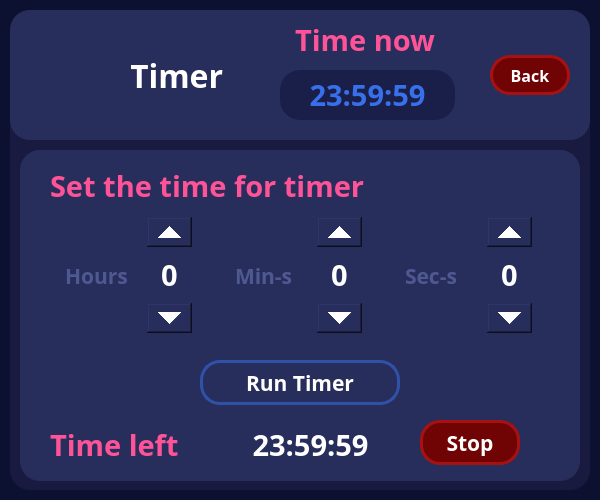
<?xml version="1.0" encoding="UTF-8"?>
<ui version="4.0">
 <class>Win1Timer</class>
 <widget class="QMainWindow" name="Win1Timer">
  <property name="geometry">
   <rect>
    <x>0</x>
    <y>0</y>
    <width>600</width>
    <height>500</height>
   </rect>
  </property>
  <property name="minimumSize">
   <size>
    <width>600</width>
    <height>500</height>
   </size>
  </property>
  <property name="maximumSize">
   <size>
    <width>600</width>
    <height>500</height>
   </size>
  </property>
  <property name="windowTitle">
   <string>MainWindow</string>
  </property>
  <property name="autoFillBackground">
   <bool>false</bool>
  </property>
  <property name="styleSheet">
   <string notr="true">background-color: #0d1131;</string>
  </property>
  <widget class="QWidget" name="centralwidget">
   <widget class="QFrame" name="frame_main">
    <property name="geometry">
     <rect>
      <x>10</x>
      <y>10</y>
      <width>580</width>
      <height>480</height>
     </rect>
    </property>
    <property name="styleSheet">
     <string notr="true">background-color: #181b3f;
border-radius: 20</string>
    </property>
    <property name="frameShape">
     <enum>QFrame::StyledPanel</enum>
    </property>
    <property name="frameShadow">
     <enum>QFrame::Raised</enum>
    </property>
    <widget class="QFrame" name="frame_up">
     <property name="geometry">
      <rect>
       <x>0</x>
       <y>0</y>
       <width>580</width>
       <height>130</height>
      </rect>
     </property>
     <property name="styleSheet">
      <string notr="true">background-color: #282e5c;
border-radius: 20</string>
     </property>
     <property name="frameShape">
      <enum>QFrame::StyledPanel</enum>
     </property>
     <property name="frameShadow">
      <enum>QFrame::Raised</enum>
     </property>
     <widget class="QLabel" name="label">
      <property name="geometry">
       <rect>
        <x>120</x>
        <y>45</y>
        <width>101</width>
        <height>41</height>
       </rect>
      </property>
      <property name="font">
       <font>
        <family>Unispace</family>
        <pointsize>24</pointsize>
        <weight>75</weight>
        <bold>true</bold>
       </font>
      </property>
      <property name="styleSheet">
       <string notr="true">color: white</string>
      </property>
      <property name="text">
       <string>Timer</string>
      </property>
     </widget>
     <widget class="QLabel" name="label_2">
      <property name="geometry">
       <rect>
        <x>20</x>
        <y>20</y>
        <width>101</width>
        <height>81</height>
       </rect>
      </property>
      <property name="text">
       <string/>
      </property>
      <property name="pixmap">
       <pixmap>../../Desktop/Python/timer/timer_int_2.png</pixmap>
      </property>
     </widget>
     <widget class="QPushButton" name="back_btn">
      <property name="geometry">
       <rect>
        <x>480</x>
        <y>45</y>
        <width>80</width>
        <height>40</height>
       </rect>
      </property>
      <property name="font">
       <font>
        <family>Unispace</family>
        <pointsize>12</pointsize>
        <weight>75</weight>
        <bold>true</bold>
       </font>
      </property>
      <property name="styleSheet">
       <string notr="true">QPushButton {	
	border: 3px solid #a81111;
	background-color: #700404;
	border-radius: 20;
	color: white;
}

QPushButton:hover {
	background-color: #a81111
}

QPushButton:pressed {
	background-color: #610202;
	border: 3px solid #610202;
}</string>
      </property>
      <property name="text">
       <string>Back</string>
      </property>
     </widget>
     <widget class="QLabel" name="label_3">
      <property name="geometry">
       <rect>
        <x>280</x>
        <y>10</y>
        <width>150</width>
        <height>40</height>
       </rect>
      </property>
      <property name="font">
       <font>
        <family>Unispace</family>
        <pointsize>22</pointsize>
        <weight>75</weight>
        <bold>true</bold>
       </font>
      </property>
      <property name="styleSheet">
       <string notr="true">color: #ff5398</string>
      </property>
      <property name="text">
       <string>Time now</string>
      </property>
      <property name="alignment">
       <set>Qt::AlignCenter</set>
      </property>
     </widget>
     <widget class="QLabel" name="time_label">
      <property name="geometry">
       <rect>
        <x>270</x>
        <y>60</y>
        <width>175</width>
        <height>50</height>
       </rect>
      </property>
      <property name="font">
       <font>
        <family>Unispace</family>
        <pointsize>22</pointsize>
        <weight>75</weight>
        <bold>true</bold>
       </font>
      </property>
      <property name="layoutDirection">
       <enum>Qt::LeftToRight</enum>
      </property>
      <property name="styleSheet">
       <string notr="true">color: #3870ec;
background-color: #1a1f4a</string>
      </property>
      <property name="text">
       <string>23:59:59</string>
      </property>
      <property name="textFormat">
       <enum>Qt::PlainText</enum>
      </property>
      <property name="alignment">
       <set>Qt::AlignCenter</set>
      </property>
     </widget>
    </widget>
    <widget class="QFrame" name="frame_down">
     <property name="geometry">
      <rect>
       <x>10</x>
       <y>140</y>
       <width>560</width>
       <height>331</height>
      </rect>
     </property>
     <property name="font">
      <font>
       <weight>75</weight>
       <bold>true</bold>
      </font>
     </property>
     <property name="styleSheet">
      <string notr="true">background-color: #282e5c;
border-radius: 20</string>
     </property>
     <property name="frameShape">
      <enum>QFrame::StyledPanel</enum>
     </property>
     <property name="frameShadow">
      <enum>QFrame::Raised</enum>
     </property>
     <widget class="QLabel" name="label_4">
      <property name="geometry">
       <rect>
        <x>30</x>
        <y>10</y>
        <width>401</width>
        <height>51</height>
       </rect>
      </property>
      <property name="font">
       <font>
        <family>Unispace</family>
        <pointsize>22</pointsize>
        <weight>75</weight>
        <bold>true</bold>
       </font>
      </property>
      <property name="styleSheet">
       <string notr="true">color: #ff5398</string>
      </property>
      <property name="text">
       <string>Set the time for timer</string>
      </property>
     </widget>
     <widget class="QSpinBox" name="sec_sb">
      <property name="geometry">
       <rect>
        <x>465</x>
        <y>65</y>
        <width>50</width>
        <height>120</height>
       </rect>
      </property>
      <property name="font">
       <font>
        <family>Unispace</family>
        <pointsize>22</pointsize>
        <weight>75</weight>
        <bold>true</bold>
       </font>
      </property>
      <property name="statusTip">
       <string/>
      </property>
      <property name="whatsThis">
       <string/>
      </property>
      <property name="accessibleName">
       <string/>
      </property>
      <property name="accessibleDescription">
       <string/>
      </property>
      <property name="layoutDirection">
       <enum>Qt::LeftToRight</enum>
      </property>
      <property name="styleSheet">
       <string notr="true">QSpinBox
{
	selection-background-color: #282e5c;
	color: white;
    padding-right: 5px;
    padding-left: 5px;
    padding-top: 25px;
    padding-bottom: 25px;
}

QSpinBox::up-button
{
    width:45px;
    height: 30px;
    right: 3px;
    top: 2px;
}

QSpinBox::down-button
{
    width:45px;
    height: 30px;
    right: 3px;
    bottom: 2 px;
}</string>
      </property>
      <property name="inputMethodHints">
       <set>Qt::ImhDigitsOnly</set>
      </property>
      <property name="wrapping">
       <bool>false</bool>
      </property>
      <property name="frame">
       <bool>true</bool>
      </property>
      <property name="alignment">
       <set>Qt::AlignCenter</set>
      </property>
      <property name="readOnly">
       <bool>false</bool>
      </property>
      <property name="buttonSymbols">
       <enum>QAbstractSpinBox::UpDownArrows</enum>
      </property>
      <property name="specialValueText">
       <string/>
      </property>
      <property name="keyboardTracking">
       <bool>true</bool>
      </property>
      <property name="maximum">
       <number>59</number>
      </property>
     </widget>
     <widget class="QPushButton" name="run_btn">
      <property name="geometry">
       <rect>
        <x>180</x>
        <y>210</y>
        <width>200</width>
        <height>45</height>
       </rect>
      </property>
      <property name="font">
       <font>
        <family>Unispace</family>
        <pointsize>16</pointsize>
        <weight>75</weight>
        <bold>true</bold>
       </font>
      </property>
      <property name="styleSheet">
       <string notr="true">QPushButton {	
	border: 3px solid #3051a8;
	border-radius: 20;
	color: white;
}

QPushButton:hover {
	background-color: #3051a8
}

QPushButton:pressed {
	background-color: #3bf3d4
}</string>
      </property>
      <property name="text">
       <string>Run Timer</string>
      </property>
     </widget>
     <widget class="QLabel" name="label_5">
      <property name="geometry">
       <rect>
        <x>45</x>
        <y>110</y>
        <width>71</width>
        <height>31</height>
       </rect>
      </property>
      <property name="font">
       <font>
        <family>Unispace</family>
        <pointsize>16</pointsize>
        <weight>75</weight>
        <bold>true</bold>
       </font>
      </property>
      <property name="styleSheet">
       <string notr="true">color: #4f5991
</string>
      </property>
      <property name="text">
       <string>Hours</string>
      </property>
     </widget>
     <widget class="QLabel" name="label_6">
      <property name="geometry">
       <rect>
        <x>215</x>
        <y>110</y>
        <width>71</width>
        <height>31</height>
       </rect>
      </property>
      <property name="font">
       <font>
        <family>Unispace</family>
        <pointsize>16</pointsize>
        <weight>75</weight>
        <bold>true</bold>
       </font>
      </property>
      <property name="styleSheet">
       <string notr="true">color: #4f5991
</string>
      </property>
      <property name="text">
       <string>Min-s</string>
      </property>
     </widget>
     <widget class="QLabel" name="label_7">
      <property name="geometry">
       <rect>
        <x>385</x>
        <y>110</y>
        <width>71</width>
        <height>31</height>
       </rect>
      </property>
      <property name="font">
       <font>
        <family>Unispace</family>
        <pointsize>16</pointsize>
        <weight>75</weight>
        <bold>true</bold>
       </font>
      </property>
      <property name="styleSheet">
       <string notr="true">color: #4f5991
</string>
      </property>
      <property name="text">
       <string>Sec-s</string>
      </property>
     </widget>
     <widget class="QSpinBox" name="hour_sb">
      <property name="geometry">
       <rect>
        <x>125</x>
        <y>65</y>
        <width>50</width>
        <height>120</height>
       </rect>
      </property>
      <property name="font">
       <font>
        <family>Unispace</family>
        <pointsize>22</pointsize>
        <weight>75</weight>
        <bold>true</bold>
        <kerning>true</kerning>
       </font>
      </property>
      <property name="toolTip">
       <string/>
      </property>
      <property name="statusTip">
       <string/>
      </property>
      <property name="layoutDirection">
       <enum>Qt::LeftToRight</enum>
      </property>
      <property name="autoFillBackground">
       <bool>false</bool>
      </property>
      <property name="styleSheet">
       <string notr="true">QSpinBox
{
	selection-background-color: #282e5c;
	color: white;
    padding-right: 5px;
    padding-left: 5px;
    padding-top: 25px;
    padding-bottom: 25px;
}

QSpinBox::up-button
{
    width:45px;
    height: 30px;
	right: 3px;
    top: 2px;
}

QSpinBox::up-arrow 
{
	
}

QSpinBox::down-button
{
    width:45px;
    height: 30px;
    right: 3px;
    bottom: 2 px;
}</string>
      </property>
      <property name="wrapping">
       <bool>false</bool>
      </property>
      <property name="frame">
       <bool>true</bool>
      </property>
      <property name="alignment">
       <set>Qt::AlignCenter</set>
      </property>
      <property name="buttonSymbols">
       <enum>QAbstractSpinBox::UpDownArrows</enum>
      </property>
      <property name="specialValueText">
       <string/>
      </property>
      <property name="keyboardTracking">
       <bool>true</bool>
      </property>
      <property name="maximum">
       <number>24</number>
      </property>
     </widget>
     <widget class="QSpinBox" name="min_sb">
      <property name="geometry">
       <rect>
        <x>295</x>
        <y>65</y>
        <width>50</width>
        <height>120</height>
       </rect>
      </property>
      <property name="font">
       <font>
        <family>Unispace</family>
        <pointsize>22</pointsize>
        <weight>75</weight>
        <bold>true</bold>
       </font>
      </property>
      <property name="layoutDirection">
       <enum>Qt::LeftToRight</enum>
      </property>
      <property name="styleSheet">
       <string notr="true">QSpinBox
{
	selection-background-color: #282e5c;
	color: white;
    padding-right: 5px;
    padding-left: 5px;
    padding-top: 25px;
    padding-bottom: 25px;
}

QSpinBox::up-button
{
    width:45px;
    height: 30px;
    right: 3px;
    top: 2px;
}

QSpinBox::down-button
{
    width:45px;
    height: 30px;
    right: 3px;
    bottom: 2 px;
}</string>
      </property>
      <property name="wrapping">
       <bool>false</bool>
      </property>
      <property name="frame">
       <bool>true</bool>
      </property>
      <property name="alignment">
       <set>Qt::AlignCenter</set>
      </property>
      <property name="buttonSymbols">
       <enum>QAbstractSpinBox::UpDownArrows</enum>
      </property>
      <property name="specialValueText">
       <string/>
      </property>
      <property name="keyboardTracking">
       <bool>true</bool>
      </property>
      <property name="maximum">
       <number>59</number>
      </property>
     </widget>
     <widget class="QPushButton" name="stop_btn">
      <property name="enabled">
       <bool>true</bool>
      </property>
      <property name="geometry">
       <rect>
        <x>400</x>
        <y>270</y>
        <width>100</width>
        <height>45</height>
       </rect>
      </property>
      <property name="font">
       <font>
        <family>Unispace</family>
        <pointsize>16</pointsize>
        <weight>75</weight>
        <bold>true</bold>
       </font>
      </property>
      <property name="styleSheet">
       <string notr="true">QPushButton {	
	border: 3px solid #a81111;
	background-color: #700404;
	border-radius: 20;
	color: white;
}

QPushButton:hover {
	background-color: #a81111
}

QPushButton:pressed {
	background-color: #610202;
	border: 3px solid #610202;
}</string>
      </property>
      <property name="text">
       <string>Stop</string>
      </property>
      <property name="default">
       <bool>false</bool>
      </property>
     </widget>
     <widget class="QLabel" name="countdown_lab">
      <property name="geometry">
       <rect>
        <x>200</x>
        <y>270</y>
        <width>181</width>
        <height>50</height>
       </rect>
      </property>
      <property name="font">
       <font>
        <family>Unispace</family>
        <pointsize>22</pointsize>
        <weight>75</weight>
        <bold>true</bold>
       </font>
      </property>
      <property name="styleSheet">
       <string notr="true">color: white</string>
      </property>
      <property name="text">
       <string>23:59:59</string>
      </property>
      <property name="alignment">
       <set>Qt::AlignCenter</set>
      </property>
     </widget>
     <widget class="QLabel" name="time_left_lab">
      <property name="enabled">
       <bool>false</bool>
      </property>
      <property name="geometry">
       <rect>
        <x>30</x>
        <y>275</y>
        <width>171</width>
        <height>40</height>
       </rect>
      </property>
      <property name="font">
       <font>
        <family>Unispace</family>
        <pointsize>22</pointsize>
        <weight>75</weight>
        <bold>true</bold>
       </font>
      </property>
      <property name="styleSheet">
       <string notr="true">color: #ff5398</string>
      </property>
      <property name="text">
       <string>Time left</string>
      </property>
     </widget>
    </widget>
   </widget>
  </widget>
 </widget>
 <resources/>
 <connections/>
</ui>
